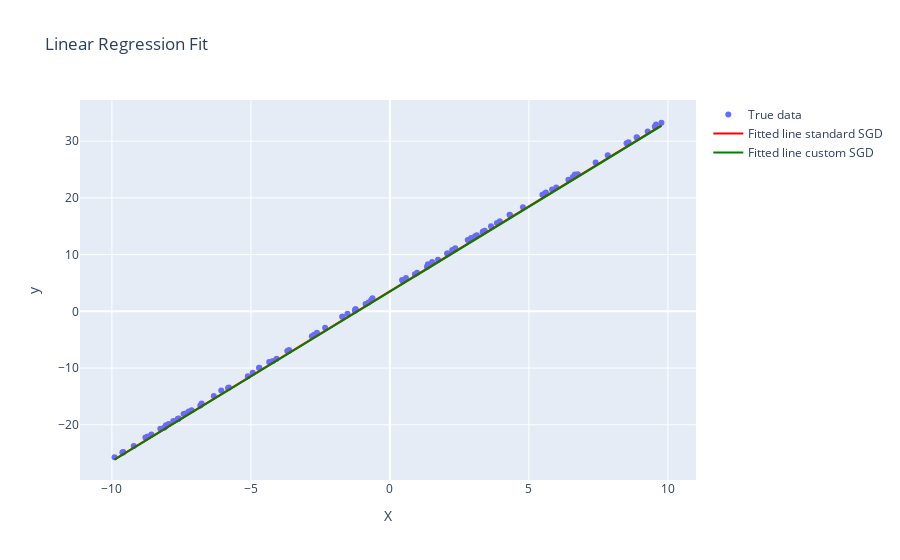

The cell this chart's notebook holds for it:
### Code cell
# Plot the results using Plotly
predicted_standard = model_standard_SGD(X_tensor).detach().numpy()
predicted_custom = model_custom_SGD(X_tensor).detach().numpy()

scatter = go.Scatter(x=X, y=y, mode='markers', name='True data')
line_standard = go.Scatter(x=X, y=predicted_standard.flatten(), mode='lines', name='Fitted line standard SGD', line=dict(color='red'))
line_custom = go.Scatter(x=X, y=predicted_custom.flatten(), mode='lines', name='Fitted line custom SGD', line=dict(color='green'))

layout = go.Layout(
    title="Linear Regression Fit",
    xaxis=dict(title="X"),
    yaxis=dict(title="y"),
    showlegend=True
)

fig = go.Figure(data=[scatter, line_standard, line_custom], layout=layout)
fig.show()

print(f"Learned parameters (standard): W = {model_standard_SGD.linear.weight.item():.4f}, b = {model_standard_SGD.linear.bias.item():.4f}")
print(f"Learned parameters (custom): W = {model_custom_SGD.linear.weight.item():.4f}, b = {model_custom_SGD.linear.bias.item():.4f}")
